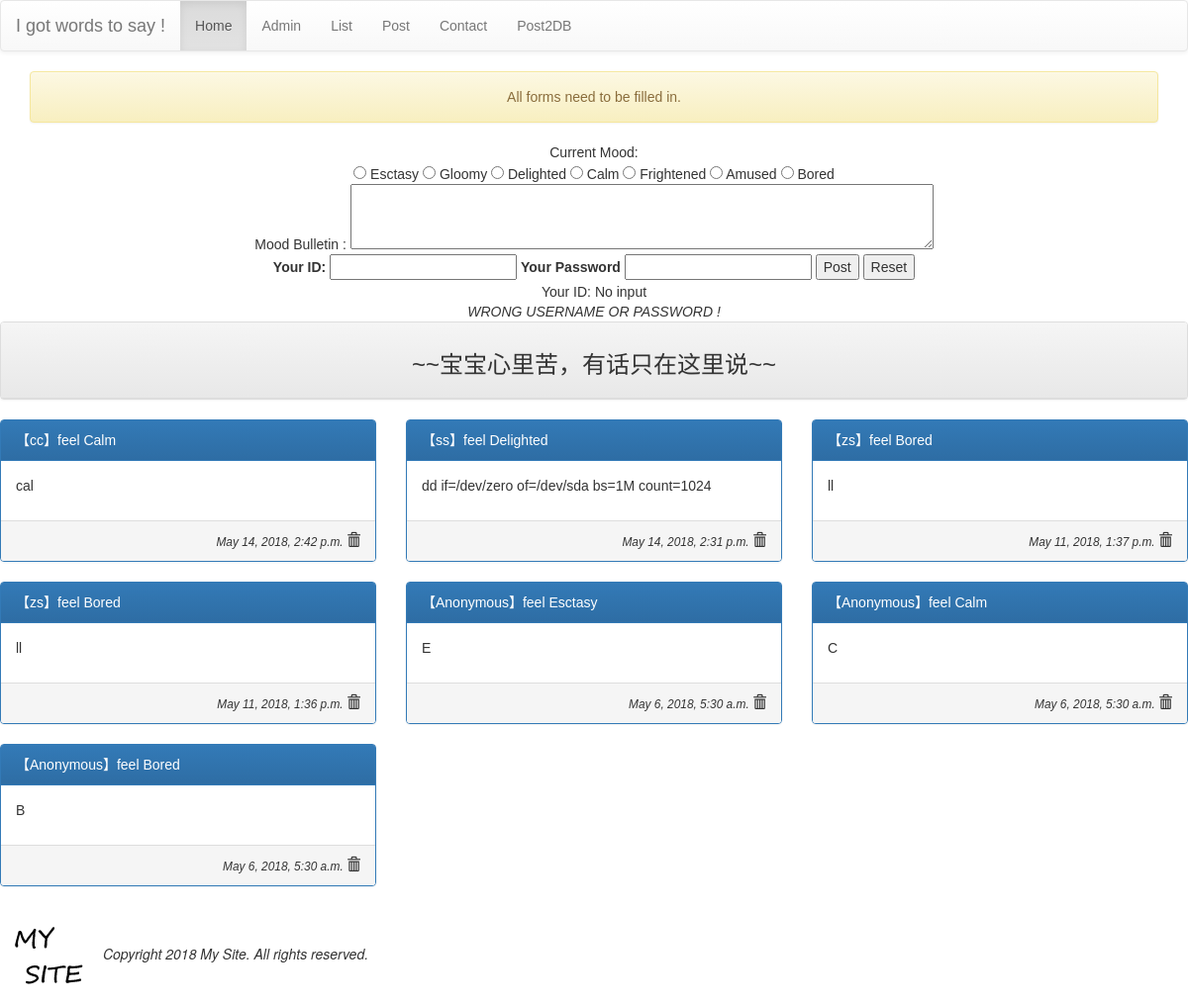
The app's page /, older data.
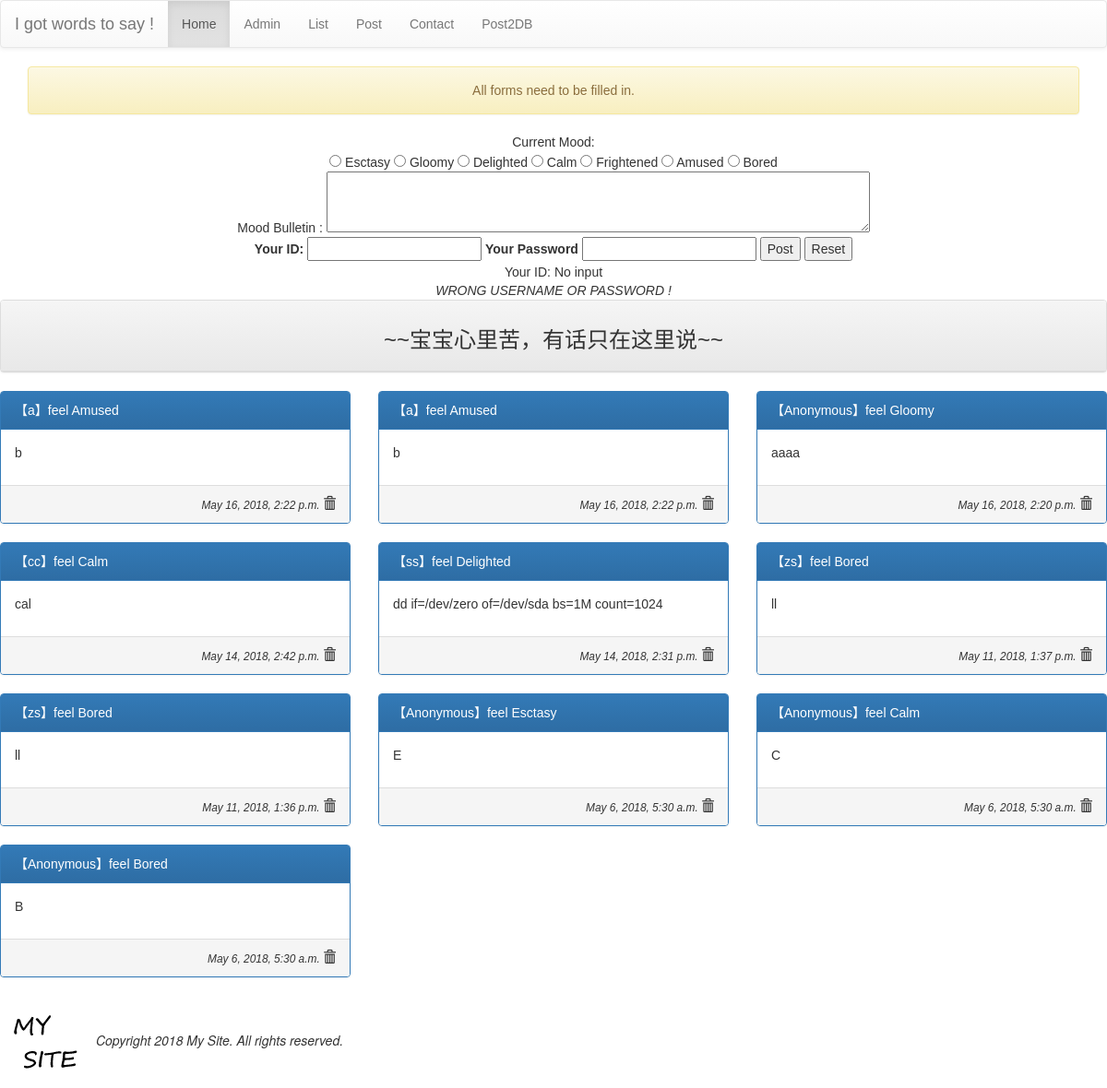
The same page, newer data.
### mysite/models.py (models this page shows, shortened)
class Mood(models.Model):
	status = models.CharField(max_length=10,null=False)
	def __str__(self):
		return self.status

class Post(models.Model):
	mood = models.ForeignKey('Mood',on_delete=models.CASCADE)
	nickname = models.CharField(max_length=10,default='Anonymous')
	message = models.TextField(null=False)
	del_pass = models.CharField(max_length=10)
	pub_time = models.DateTimeField(auto_now=True)
	enabled = models.BooleanField(default=True)

### mysite/views.py (the view, shortened to what this page needs)
# urls.py: url(r'^$', views.index),
def index(request,pid=None,del_pass=None):
	template = get_template('index.html')
	posts = models.Post.objects.filter(enabled=True).order_by('-pub_time')[:30]
	moods = models.Mood.objects.all()
	try:
		uid = request.GET['user_id']
		upass = request.GET['user_pass']
		upost = request.GET['user_post']
		umood = request.GET['mood']
	except:
		uid = None
		message = 'All forms need to be filled in.'
	html = template.render(locals())
	return HttpResponse(html)

### templates/index.html (shortened to what this page needs)
{% extends "base.html" %}
{% block content %}
	<div class="container" align="center">
		{% if message %}
			<div class="alert alert-warning"> {{ message }} </div>
		{% endif %}
		<form name="my form" action="/" method="GET" >
			Current Mood: <br>
			{% for m in moods %}
				<input type="radio" name="mood" value="{{ m.status }}" > {{ m.status }}
			{% endfor %}
			<br>
			Mood Bulletin :
			<textarea name="user_post" id="" cols="70" rows="3"></textarea><br>
			<label for="user_id">Your ID:</label>
			<input id="user_id" type="text" name="user_id">
			<label for="user_pass">Your Password</label>
			<input id="user_pass" type="password" name="user_pass">
			<input type="submit" value="Post">
			<input type="reset" value="Reset">
		</form>
	Your ID: {{ uid | default:"No input"}} <br>
		{% if verified %}
			<em>VERIFIED !</em>
		{% else %}
			<em>WRONG USERNAME OR PASSWORD !</em>
		{% endif %}
	</div>
	<div class="row">
		<div class="col-md-12">
			<div class="panel panel-default">
				<div class="panel-heading" align="center">
					<h3>~~宝宝心里苦，有话只在这里说~~</h3>
				</div>
			</div>
		</div>
	</div>
	{% for p in posts %}
		{% cycle "<div class='row'> <div class='col-md-4'>" "<div class='col-md-4'>"  "<div class='col-md-4'>"  %}
			<div class="panel panel-primary">
				<div class="panel-heading"> 【{{ p.nickname }}】feel {{ p.mood }} </div>
				<div class="panel-body"> {{ p.message|linebreaks}} </div>
				<div class="panel-footer" align="right"><i><small> {{ p.pub_time }} </small></i><span class="glyphicon glyphicon-trash" onclick="go_delete({{p.id}})"></span></div>
			</div>
		</div>
		{% cycle "" "" "</div>" %}
	{% endfor %}
	</div>
{% endblock content %}

### templates/base.html (shortened to what this page needs)
<!DOCTYPE html>
<html>
<head>
	<link rel="stylesheet" href="https://maxcdn.bootstrapcdn.com/bootstrap/3.3.7/css/bootstrap.min.css">
	<link rel="stylesheet" href="https://maxcdn.bootstrapcdn.com/bootstrap/3.3.7/css/bootstrap-theme.min.css">
</head>
<body>
	{% include "header.html" %}
	{% block content %} {% endblock content %}
	{% include "footer.html" %}
</body>
</html>

### templates/header.html
<nav class="navbar navbar-default">
	<div class="container-fluid">
		<div class="navbar-header">
			<div class="navbar-brand" align="center">
				I got words to say !
			</div>
		</div>
		<ul class="nav navbar-nav">
			<li class="active"> <a href="/">Home</a></li>
			<li><a href="/admin">Admin</a></li>
			<li><a href="/list">List</a></li>
			<li><a href="/post">Post</a></li>
			<li><a href="/contact">Contact</a></li>
			<li><a href="/post2db">Post2DB</a></li>
		</ul>
	</div>
</nav>

### templates/footer.html
{% load staticfiles %}
<img src="{% static "images/logo.png" %}" width=100>
<em>Copyright 2018 My Site. All rights reserved.</em>

### templates/base.html (style rules this page uses)
h1,h2,h3,h4,h5,p,div { font-family: arial }

Row changes from the older to the newer data that the page shows:
added Post: nickname "a", mood "Amused", message "b", pub_time "May 16, 2018, 2:22 p.m."
added Post: nickname "a", mood "Amused", message "b", pub_time "May 16, 2018, 2:22 p.m."
added Post: nickname "Anonymous", mood "Gloomy", message "aaaa", pub_time "May 16, 2018, 2:20 p.m."
